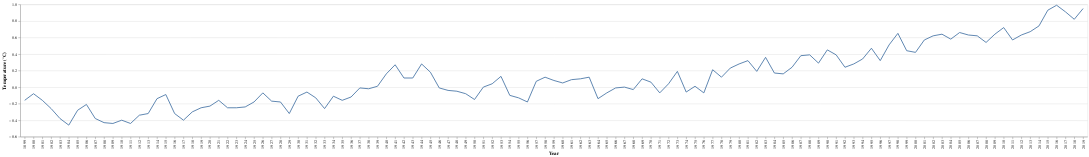

Notebook cell for this chart:
### Markdown cell above
Now, plot our data using Altair's `.Chart()`

### Code cell
# Create a line chart where x is year and y is temperature

### Figure 1 — Vega-Lite specification as saved in the notebook (floating-point values rounded to 4 significant figures)
{"config": {"view": {"continuousWidth": 400, "continuousHeight": 300}}, "data": {"name": "data-d34bf5c074fdf6d6809f3a3ab3952e59"}, "mark": "line", "encoding": {"x": {"field": "Year", "type": "ordinal"}, "y": {"field": "Temperature (°C)", "type": "quantitative"}}, "$schema": "https://vega.github.io/schema/vega-lite/v4.17.0.json", "datasets": {"data-d34bf5c074fdf6d6809f3a3ab3952e59": [{"Temperature (°C)": -0.16, "Year": "1899"}, {"Temperature (°C)": -0.08, "Year": "1900"}, {"Temperature (°C)": -0.16, "Year": "1901"}, {"Temperature (°C)": -0.26, "Year": "1902"}, {"Temperature (°C)": -0.38, "Year": "1903"}, {"Temperature (°C)": -0.46, "Year": "1904"}, {"Temperature (°C)": -0.28, "Year": "1905"}, {"Temperature (°C)": -0.21, "Year": "1906"}, {"Temperature (°C)": -0.38, "Year": "1907"}, {"Temperature (°C)": -0.43, "Year": "1908"}, {"Temperature (°C)": -0.44, "Year": "1909"}, {"Temperature (°C)": -0.4, "Year": "1910"}, {"Temperature (°C)": -0.44, "Year": "1911"}, {"Temperature (°C)": -0.34, "Year": "1912"}, {"Temperature (°C)": -0.32, "Year": "1913"}, {"Temperature (°C)": -0.14, "Year": "1914"}, {"Temperature (°C)": -0.09, "Year": "1915"}, {"Temperature (°C)": -0.32, "Year": "1916"}, {"Temperature (°C)": -0.4, "Year": "1917"}, {"Temperature (°C)": -0.3, "Year": "1918"}, {"Temperature (°C)": -0.25, "Year": "1919"}, {"Temperature (°C)": -0.23, "Year": "1920"}, {"Temperature (°C)": -0.16, "Year": "1921"}, {"Temperature (°C)": -0.25, "Year": "1922"}, {"Temperature (°C)": -0.25, "Year": "1923"}, {"Temperature (°C)": -0.24, "Year": "1924"}, {"Temperature (°C)": -0.18, "Year": "1925"}, {"Temperature (°C)": -0.07, "Year": "1926"}, {"Temperature (°C)": -0.17, "Year": "1927"}, {"Temperature (°C)": -0.18, "Year": "1928"}, {"Temperature (°C)": -0.32, "Year": "1929"}, {"Temperature (°C)": -0.11, "Year": "1930"}, {"Temperature (°C)": -0.06, "Year": "1931"}, {"Temperature (°C)": -0.13, "Year": "1932"}, {"Temperature (°C)": -0.26, "Year": "1933"}, {"Temperature (°C)": -0.11, "Year": "1934"}, {"Temperature (°C)": -0.16, "Year": "1935"}, {"Temperature (°C)": -0.12, "Year": "1936"}, {"Temperature (°C)": -0.01, "Year": "1937"}, {"Temperature (°C)": -0.02, "Year": "1938"}, {"Temperature (°C)": 0.01, "Year": "1939"}, {"Temperature (°C)": 0.16, "Year": "1940"}, {"Temperature (°C)": 0.27, "Year": "1941"}, {"Temperature (°C)": 0.11, "Year": "1942"}, {"Temperature (°C)": 0.11, "Year": "1943"}, {"Temperature (°C)": 0.28, "Year": "1944"}, {"Temperature (°C)": 0.18, "Year": "1945"}, {"Temperature (°C)": -0.01, "Year": "1946"}, {"Temperature (°C)": -0.04, "Year": "1947"}, {"Temperature (°C)": -0.05, "Year": "1948"}, {"Temperature (°C)": -0.08, "Year": "1949"}, {"Temperature (°C)": -0.15, "Year": "1950"}, {"Temperature (°C)": 0.0, "Year": "1951"}, {"Temperature (°C)": 0.04, "Year": "1952"}, {"Temperature (°C)": 0.13, "Year": "1953"}, {"Temperature (°C)": -0.1, "Year": "1954"}, {"Temperature (°C)": -0.13, "Year": "1955"}, {"Temperature (°C)": -0.18, "Year": "1956"}, {"Temperature (°C)": 0.07, "Year": "1957"}, {"Temperature (°C)": 0.12, "Year": "1958"}, {"Temperature (°C)": 0.08, "Year": "1959"}, {"Temperature (°C)": 0.05, "Year": "1960"}, {"Temperature (°C)": 0.09, "Year": "1961"}, {"Temperature (°C)": 0.1, "Year": "1962"}, {"Temperature (°C)": 0.12, "Year": "1963"}, {"Temperature (°C)": -0.14, "Year": "1964"}, {"Temperature (°C)": -0.07, "Year": "1965"}, {"Temperature (°C)": -0.01, "Year": "1966"}, {"Temperature (°C)": 0.0, "Year": "1967"}, {"Temperature (°C)": -0.03, "Year": "1968"}, {"Temperature (°C)": 0.1, "Year": "1969"}, {"Temperature (°C)": 0.06, "Year": "1970"}, {"Temperature (°C)": -0.07, "Year": "1971"}, {"Temperature (°C)": 0.04, "Year": "1972"}, {"Temperature (°C)": 0.19, "Year": "1973"}, {"Temperature (°C)": -0.06, "Year": "1974"}, {"Temperature (°C)": 0.01, "Year": "1975"}, {"Temperature (°C)": -0.07, "Year": "1976"}, {"Temperature (°C)": 0.21, "Year": "1977"}, {"Temperature (°C)": 0.12, "Year": "1978"}, {"Temperature (°C)": 0.23, "Year": "1979"}, {"Temperature (°C)": 0.28, "Year": "1980"}, {"Temperature (°C)": 0.32, "Year": "1981"}, {"Temperature (°C)": 0.19, "Year": "1982"}, {"Temperature (°C)": 0.36, "Year": "1983"}, {"Temperature (°C)": 0.17, "Year": "1984"}, {"Temperature (°C)": 0.16, "Year": "1985"}, {"Temperature (°C)": 0.24, "Year": "1986"}, {"Temperature (°C)": 0.38, "Year": "1987"}, {"Temperature (°C)": 0.39, "Year": "1988"}, {"Temperature (°C)": 0.29, "Year": "1989"}, {"Temperature (°C)": 0.45, "Year": "1990"}, {"Temperature (°C)": 0.39, "Year": "1991"}, {"Temperature (°C)": 0.24, "Year": "1992"}, {"Temperature (°C)": 0.28, "Year": "1993"}, {"Temperature (°C)": 0.34, "Year": "1994"}, {"Temperature (°C)": 0.47, "Year": "1995"}, {"Temperature (°C)": 0.32, "Year": "1996"}, {"Temperature (°C)": 0.51, "Year": "1997"}, {"Temperature (°C)": 0.65, "Year": "1998"}, {"Temperature (°C)": 0.44, "Year": "1999"}, {"Temperature (°C)": 0.42, "Year": "2000"}, {"Temperature (°C)": 0.57, "Year": "2001"}, {"Temperature (°C)": 0.62, "Year": "2002"}, {"Temperature (°C)": 0.64, "Year": "2003"}, {"Temperature (°C)": 0.58, "Year": "2004"}, {"Temperature (°C)": 0.66, "Year": "2005"}, {"Temperature (°C)": 0.63, "Year": "2006"}, {"Temperature (°C)": 0.62, "Year": "2007"}, {"Temperature (°C)": 0.54, "Year": "2008"}, {"Temperature (°C)": 0.64, "Year": "2009"}, {"Temperature (°C)": 0.72, "Year": "2010"}, {"Temperature (°C)": 0.57, "Year": "2011"}, {"Temperature (°C)": 0.63, "Year": "2012"}, {"Temperature (°C)": 0.67, "Year": "2013"}, {"Temperature (°C)": 0.74, "Year": "2014"}, {"Temperature (°C)": 0.93, "Year": "2015"}, {"Temperature (°C)": 0.99, "Year": "2016"}, {"Temperature (°C)": 0.91, "Year": "2017"}, {"Temperature (°C)": 0.82, "Year": "2018"}, {"Temperature (°C)": 0.95, "Year": "2019"}]}}
